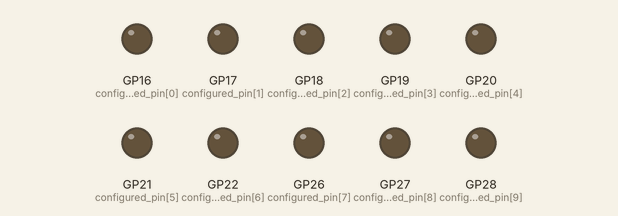
Recording of a program running on a simulated Raspberry Pi Pico running MicroPython. Parts: output pins drawn as LEDs (lit = HIGH).

Above: at 0.15 s.
At 32.89 s:
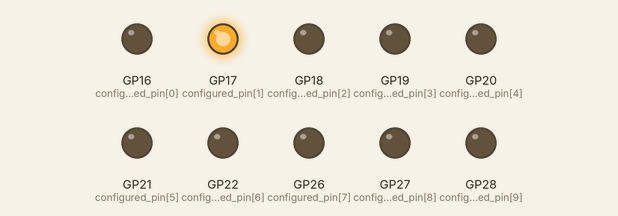
At 65.34 s:
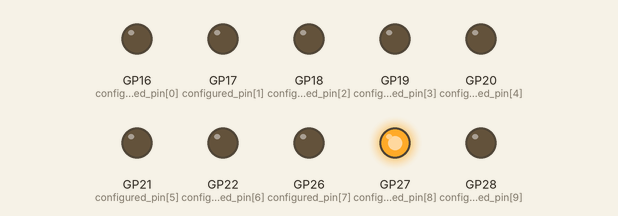
At 97.18 s:
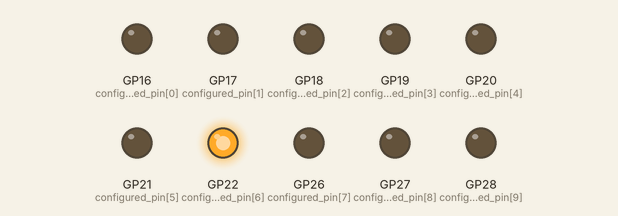
At 129.63 s:
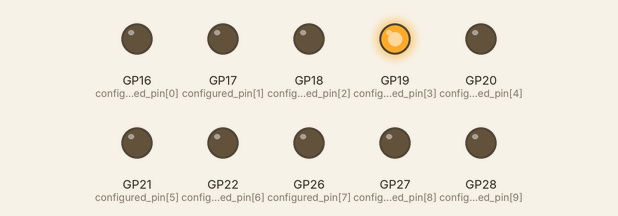
Timing chart, 0 to 129.9 s (numbered marks = the images above):
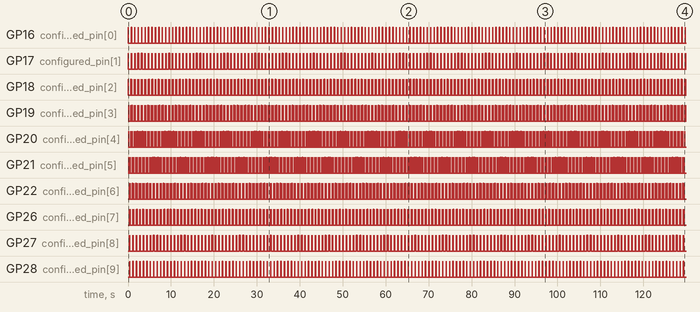

Measured:
- by itself, GP16 (configured_pin[0]): repeats every 0.80 s: LOW 0.74 s, HIGH 0.02 s, LOW 0.02 s, HIGH 0.02 s
- by itself, GP17 (configured_pin[1]): repeats every 0.80 s: LOW 0.66 s, HIGH 0.02 s, LOW 0.10 s, HIGH 0.02 s
- by itself, GP18 (configured_pin[2]): repeats every 0.80 s: LOW 0.58 s, HIGH 0.02 s, LOW 0.18 s, HIGH 0.02 s
- by itself, GP19 (configured_pin[3]): repeats every 0.80 s: LOW 0.50 s, HIGH 0.02 s, LOW 0.26 s, HIGH 0.02 s
- by itself, GP20 (configured_pin[4]), GP21 (configured_pin[5]): alternates HIGH for 0.02 s and LOW for 0.38 s
- by itself, GP22 (configured_pin[6]): repeats every 0.80 s: LOW 0.26 s, HIGH 0.02 s, LOW 0.50 s, HIGH 0.02 s
- by itself, GP26 (configured_pin[7]): repeats every 0.80 s: LOW 0.18 s, HIGH 0.02 s, LOW 0.58 s, HIGH 0.02 s
- by itself, GP27 (configured_pin[8]): repeats every 0.80 s: LOW 0.10 s, HIGH 0.02 s, LOW 0.66 s, HIGH 0.02 s

The program:

main.py
```python
from machine import Pin
import time

# defining the pins we want to use
pin_numbers = [16, 17, 18, 19, 20, 21, 22, 26, 27, 28]

# 1. Start with an empty list to hold our configured pins
leds = []

# 2. Loop through every pin number in your array
for num in pin_numbers:
    # Set up the physical pin as an OUTPUT so Pin(16, Pin.OUT) and so on
    configured_pin = Pin(num, Pin.OUT)

    # Appending leds array with the configured pins
    leds.append(configured_pin)

def showLed(): #defining everything into a function
    # Flow forward
    for led in leds:
        led.value(1)
        time.sleep_ms(20) #sleep 20ms because it looks cool
        led.value(0)
        time.sleep_ms(20)

    # Flow backward
    for led in reversed(leds):
        led.value(1)
        time.sleep_ms(20)
        led.value(0)
        time.sleep_ms(20)

while True: #constantly running the function
    showLed()
```
